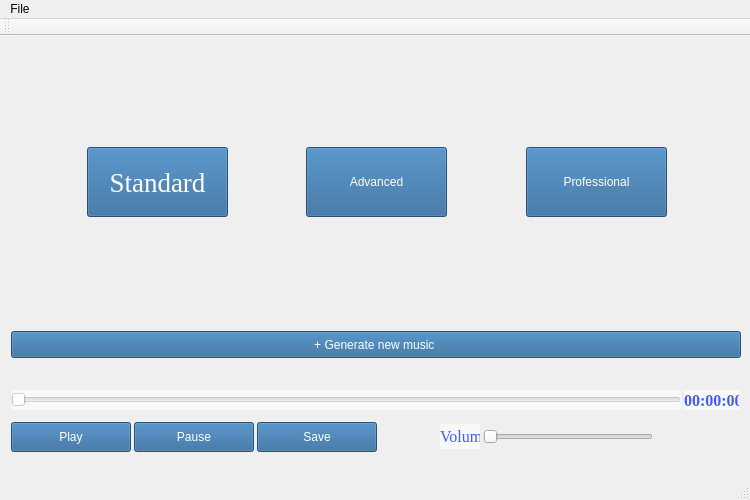
<?xml version="1.0" encoding="UTF-8"?>
<ui version="4.0">
 <class>MainWindow</class>
 <widget class="QMainWindow" name="MainWindow">
  <property name="geometry">
   <rect>
    <x>0</x>
    <y>0</y>
    <width>750</width>
    <height>500</height>
   </rect>
  </property>
  <property name="minimumSize">
   <size>
    <width>750</width>
    <height>500</height>
   </size>
  </property>
  <property name="maximumSize">
   <size>
    <width>750</width>
    <height>500</height>
   </size>
  </property>
  <property name="windowTitle">
   <string>MainWindow</string>
  </property>
  <widget class="QWidget" name="centralWidget">
   <property name="styleSheet">
    <string notr="true">#centralWidget{border-image: url(:/backgroud2.png);}</string>
   </property>
   <layout class="QGridLayout" name="gridLayout">
    <item row="3" column="0" colspan="7">
     <layout class="QGridLayout" name="gridLayout_3">
      <property name="rightMargin">
       <number>0</number>
      </property>
      <property name="horizontalSpacing">
       <number>3</number>
      </property>
      <property name="verticalSpacing">
       <number>4</number>
      </property>
      <item row="0" column="0" colspan="10">
       <widget class="QPushButton" name="generateButton">
        <property name="minimumSize">
         <size>
          <width>730</width>
          <height>27</height>
         </size>
        </property>
        <property name="maximumSize">
         <size>
          <width>730</width>
          <height>27</height>
         </size>
        </property>
        <property name="styleSheet">
         <string notr="true">color: rgb(255, 255, 255);
font: 75 12pt &quot;Times New Roman&quot;;
background-color: rgba(38, 97, 150, 230);</string>
        </property>
        <property name="text">
         <string>+ Generate new music </string>
        </property>
       </widget>
      </item>
      <item row="3" column="2">
       <widget class="QPushButton" name="saveButton">
        <property name="minimumSize">
         <size>
          <width>120</width>
          <height>30</height>
         </size>
        </property>
        <property name="maximumSize">
         <size>
          <width>120</width>
          <height>30</height>
         </size>
        </property>
        <property name="styleSheet">
         <string notr="true">color: rgb(255, 255, 255);
font: 75 12pt &quot;Times New Roman&quot;;
background-color: rgba(38, 97, 150, 230);</string>
        </property>
        <property name="text">
         <string>Save</string>
        </property>
       </widget>
      </item>
      <item row="2" column="9" alignment="Qt::AlignRight|Qt::AlignVCenter">
       <widget class="QLabel" name="durationDisplay">
        <property name="minimumSize">
         <size>
          <width>55</width>
          <height>20</height>
         </size>
        </property>
        <property name="maximumSize">
         <size>
          <width>55</width>
          <height>20</height>
         </size>
        </property>
        <property name="font">
         <font>
          <family>Times New Roman</family>
          <pointsize>12</pointsize>
          <weight>75</weight>
          <bold>true</bold>
         </font>
        </property>
        <property name="styleSheet">
         <string notr="true">color: rgb(66, 91, 255);
background-color: rgba(255, 255, 255, 150);</string>
        </property>
        <property name="text">
         <string>00:00:00</string>
        </property>
       </widget>
      </item>
      <item row="3" column="5" alignment="Qt::AlignHCenter|Qt::AlignVCenter">
       <widget class="QLabel" name="volumeText">
        <property name="minimumSize">
         <size>
          <width>40</width>
          <height>25</height>
         </size>
        </property>
        <property name="maximumSize">
         <size>
          <width>40</width>
          <height>25</height>
         </size>
        </property>
        <property name="font">
         <font>
          <family>Times New Roman</family>
          <pointsize>12</pointsize>
          <weight>9</weight>
          <italic>false</italic>
          <bold>false</bold>
         </font>
        </property>
        <property name="styleSheet">
         <string notr="true">color: rgb(66, 91, 255);
font: 75 12pt &quot;Times New Roman&quot;;
background-color: rgba(255, 255, 255, 150);</string>
        </property>
        <property name="text">
         <string>Volume</string>
        </property>
       </widget>
      </item>
      <item row="3" column="4">
       <spacer name="horizontalSpacer_7">
        <property name="orientation">
         <enum>Qt::Horizontal</enum>
        </property>
        <property name="sizeHint" stdset="0">
         <size>
          <width>40</width>
          <height>20</height>
         </size>
        </property>
       </spacer>
      </item>
      <item row="1" column="0" colspan="10">
       <spacer name="verticalSpacer_5">
        <property name="orientation">
         <enum>Qt::Vertical</enum>
        </property>
        <property name="sizeType">
         <enum>QSizePolicy::Preferred</enum>
        </property>
        <property name="sizeHint" stdset="0">
         <size>
          <width>20</width>
          <height>20</height>
         </size>
        </property>
       </spacer>
      </item>
      <item row="3" column="1">
       <widget class="QPushButton" name="pauseButton">
        <property name="minimumSize">
         <size>
          <width>120</width>
          <height>30</height>
         </size>
        </property>
        <property name="maximumSize">
         <size>
          <width>120</width>
          <height>30</height>
         </size>
        </property>
        <property name="styleSheet">
         <string notr="true">color: rgb(255, 255, 255);
font: 75 12pt &quot;Times New Roman&quot;;
background-color: rgba(38, 97, 150, 230);</string>
        </property>
        <property name="text">
         <string>Pause</string>
        </property>
       </widget>
      </item>
      <item row="3" column="6">
       <widget class="QSlider" name="volume">
        <property name="minimumSize">
         <size>
          <width>170</width>
          <height>22</height>
         </size>
        </property>
        <property name="maximumSize">
         <size>
          <width>179</width>
          <height>22</height>
         </size>
        </property>
        <property name="orientation">
         <enum>Qt::Horizontal</enum>
        </property>
       </widget>
      </item>
      <item row="3" column="3">
       <spacer name="horizontalSpacer">
        <property name="orientation">
         <enum>Qt::Horizontal</enum>
        </property>
        <property name="sizeType">
         <enum>QSizePolicy::Minimum</enum>
        </property>
        <property name="sizeHint" stdset="0">
         <size>
          <width>30</width>
          <height>20</height>
         </size>
        </property>
       </spacer>
      </item>
      <item row="3" column="0">
       <widget class="QPushButton" name="playButton">
        <property name="minimumSize">
         <size>
          <width>120</width>
          <height>30</height>
         </size>
        </property>
        <property name="maximumSize">
         <size>
          <width>120</width>
          <height>30</height>
         </size>
        </property>
        <property name="styleSheet">
         <string notr="true">color: rgb(255, 255, 255);
font: 75 12pt &quot;Times New Roman&quot;;
background-color: rgba(38, 97, 150, 230);</string>
        </property>
        <property name="text">
         <string>Play</string>
        </property>
       </widget>
      </item>
      <item row="2" column="0" colspan="9">
       <widget class="QSlider" name="progressbar">
        <property name="minimumSize">
         <size>
          <width>670</width>
          <height>20</height>
         </size>
        </property>
        <property name="maximumSize">
         <size>
          <width>670</width>
          <height>20</height>
         </size>
        </property>
        <property name="styleSheet">
         <string notr="true">background-color: rgba(255, 255, 255,150);
</string>
        </property>
        <property name="orientation">
         <enum>Qt::Horizontal</enum>
        </property>
       </widget>
      </item>
      <item row="3" column="7">
       <spacer name="horizontalSpacer_8">
        <property name="orientation">
         <enum>Qt::Horizontal</enum>
        </property>
        <property name="sizeHint" stdset="0">
         <size>
          <width>40</width>
          <height>20</height>
         </size>
        </property>
       </spacer>
      </item>
      <item row="2" column="10">
       <spacer name="horizontalSpacer_6">
        <property name="orientation">
         <enum>Qt::Horizontal</enum>
        </property>
        <property name="sizeHint" stdset="0">
         <size>
          <width>40</width>
          <height>20</height>
         </size>
        </property>
       </spacer>
      </item>
     </layout>
    </item>
    <item row="4" column="0" colspan="7">
     <spacer name="verticalSpacer_6">
      <property name="orientation">
       <enum>Qt::Vertical</enum>
      </property>
      <property name="sizeType">
       <enum>QSizePolicy::Preferred</enum>
      </property>
      <property name="sizeHint" stdset="0">
       <size>
        <width>20</width>
        <height>5</height>
       </size>
      </property>
     </spacer>
    </item>
    <item row="2" column="5">
     <spacer name="verticalSpacer_7">
      <property name="orientation">
       <enum>Qt::Vertical</enum>
      </property>
      <property name="sizeType">
       <enum>QSizePolicy::Fixed</enum>
      </property>
      <property name="sizeHint" stdset="0">
       <size>
        <width>20</width>
        <height>100</height>
       </size>
      </property>
     </spacer>
    </item>
    <item row="0" column="5">
     <spacer name="verticalSpacer_8">
      <property name="orientation">
       <enum>Qt::Vertical</enum>
      </property>
      <property name="sizeType">
       <enum>QSizePolicy::Fixed</enum>
      </property>
      <property name="sizeHint" stdset="0">
       <size>
        <width>20</width>
        <height>100</height>
       </size>
      </property>
     </spacer>
    </item>
    <item row="1" column="3">
     <widget class="QPushButton" name="advancedversionButton">
      <property name="minimumSize">
       <size>
        <width>141</width>
        <height>70</height>
       </size>
      </property>
      <property name="maximumSize">
       <size>
        <width>141</width>
        <height>70</height>
       </size>
      </property>
      <property name="styleSheet">
       <string notr="true">color: rgb(255, 255, 255);
font: 75 20pt &quot;Times New Roman&quot;;
background-color: rgba(38, 97, 150, 230);</string>
      </property>
      <property name="text">
       <string>Advanced</string>
      </property>
     </widget>
    </item>
    <item row="1" column="2">
     <spacer name="horizontalSpacer_2">
      <property name="orientation">
       <enum>Qt::Horizontal</enum>
      </property>
      <property name="sizeType">
       <enum>QSizePolicy::Fixed</enum>
      </property>
      <property name="sizeHint" stdset="0">
       <size>
        <width>70</width>
        <height>20</height>
       </size>
      </property>
     </spacer>
    </item>
    <item row="2" column="3">
     <spacer name="verticalSpacer">
      <property name="orientation">
       <enum>Qt::Vertical</enum>
      </property>
      <property name="sizeType">
       <enum>QSizePolicy::Fixed</enum>
      </property>
      <property name="sizeHint" stdset="0">
       <size>
        <width>20</width>
        <height>100</height>
       </size>
      </property>
     </spacer>
    </item>
    <item row="1" column="0">
     <spacer name="horizontalSpacer_3">
      <property name="orientation">
       <enum>Qt::Horizontal</enum>
      </property>
      <property name="sizeType">
       <enum>QSizePolicy::Fixed</enum>
      </property>
      <property name="sizeHint" stdset="0">
       <size>
        <width>70</width>
        <height>20</height>
       </size>
      </property>
     </spacer>
    </item>
    <item row="1" column="5">
     <widget class="QPushButton" name="professionalversionButton">
      <property name="minimumSize">
       <size>
        <width>141</width>
        <height>70</height>
       </size>
      </property>
      <property name="maximumSize">
       <size>
        <width>141</width>
        <height>70</height>
       </size>
      </property>
      <property name="styleSheet">
       <string notr="true">color: rgb(255, 255, 255);
font: 75 20pt &quot;Times New Roman&quot;;
background-color: rgba(38, 97, 150, 230);</string>
      </property>
      <property name="text">
       <string>Professional</string>
      </property>
     </widget>
    </item>
    <item row="0" column="3">
     <spacer name="verticalSpacer_4">
      <property name="orientation">
       <enum>Qt::Vertical</enum>
      </property>
      <property name="sizeType">
       <enum>QSizePolicy::Fixed</enum>
      </property>
      <property name="sizeHint" stdset="0">
       <size>
        <width>20</width>
        <height>100</height>
       </size>
      </property>
     </spacer>
    </item>
    <item row="2" column="1">
     <spacer name="verticalSpacer_3">
      <property name="orientation">
       <enum>Qt::Vertical</enum>
      </property>
      <property name="sizeType">
       <enum>QSizePolicy::Fixed</enum>
      </property>
      <property name="sizeHint" stdset="0">
       <size>
        <width>0</width>
        <height>100</height>
       </size>
      </property>
     </spacer>
    </item>
    <item row="1" column="1">
     <widget class="QPushButton" name="standardversionButton">
      <property name="minimumSize">
       <size>
        <width>141</width>
        <height>70</height>
       </size>
      </property>
      <property name="maximumSize">
       <size>
        <width>141</width>
        <height>70</height>
       </size>
      </property>
      <property name="font">
       <font>
        <family>Times New Roman</family>
        <pointsize>20</pointsize>
        <weight>9</weight>
        <italic>false</italic>
        <bold>false</bold>
       </font>
      </property>
      <property name="styleSheet">
       <string notr="true">color: rgb(255, 255, 255);
font: 75 20pt &quot;Times New Roman&quot;;
background-color: rgba(38, 97, 150, 230);</string>
      </property>
      <property name="text">
       <string>Standard</string>
      </property>
     </widget>
    </item>
    <item row="1" column="6">
     <spacer name="horizontalSpacer_5">
      <property name="orientation">
       <enum>Qt::Horizontal</enum>
      </property>
      <property name="sizeType">
       <enum>QSizePolicy::Fixed</enum>
      </property>
      <property name="sizeHint" stdset="0">
       <size>
        <width>70</width>
        <height>20</height>
       </size>
      </property>
     </spacer>
    </item>
    <item row="1" column="4">
     <spacer name="horizontalSpacer_4">
      <property name="orientation">
       <enum>Qt::Horizontal</enum>
      </property>
      <property name="sizeType">
       <enum>QSizePolicy::Fixed</enum>
      </property>
      <property name="sizeHint" stdset="0">
       <size>
        <width>70</width>
        <height>20</height>
       </size>
      </property>
     </spacer>
    </item>
    <item row="0" column="1">
     <spacer name="verticalSpacer_2">
      <property name="orientation">
       <enum>Qt::Vertical</enum>
      </property>
      <property name="sizeType">
       <enum>QSizePolicy::Fixed</enum>
      </property>
      <property name="sizeHint" stdset="0">
       <size>
        <width>20</width>
        <height>100</height>
       </size>
      </property>
     </spacer>
    </item>
   </layout>
  </widget>
  <widget class="QMenuBar" name="menuBar">
   <property name="geometry">
    <rect>
     <x>0</x>
     <y>0</y>
     <width>750</width>
     <height>17</height>
    </rect>
   </property>
   <widget class="QMenu" name="menuFile">
    <property name="title">
     <string>File</string>
    </property>
    <addaction name="actionOpen_File"/>
   </widget>
   <addaction name="menuFile"/>
  </widget>
  <widget class="QToolBar" name="mainToolBar">
   <attribute name="toolBarArea">
    <enum>TopToolBarArea</enum>
   </attribute>
   <attribute name="toolBarBreak">
    <bool>false</bool>
   </attribute>
  </widget>
  <widget class="QStatusBar" name="statusBar"/>
  <action name="actionOpen_File">
   <property name="text">
    <string>Open File</string>
   </property>
  </action>
 </widget>
 <layoutdefault spacing="6" margin="11"/>
 <resources/>
 <connections/>
</ui>
